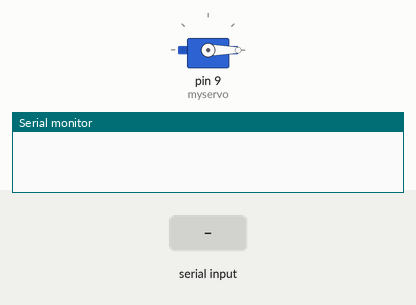
The sketch below on a simulated Arduino Uno, built with avr-gcc and run on an emulated ATmega328P. On the bench: servo, the last lines printed to the serial monitor. The inputs (shaded band) are chosen by the test bench.

Above: at 1.2 s.
1.3 s: byte 30 received over Serial
At 2.2 s:
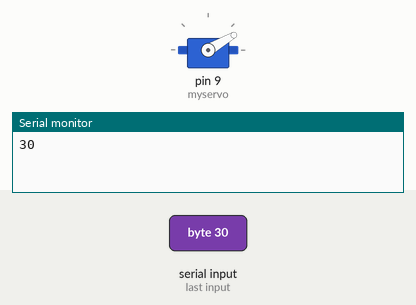
2.8 s: byte 90 received over Serial
At 3.4 s:
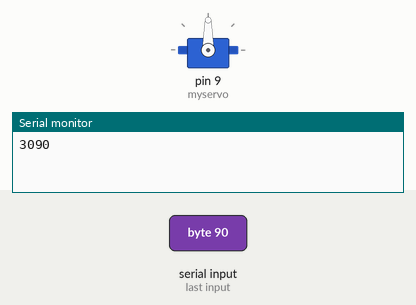
Timing chart, 0 to 5.8 s (numbered marks = the images above; inputs shaded):
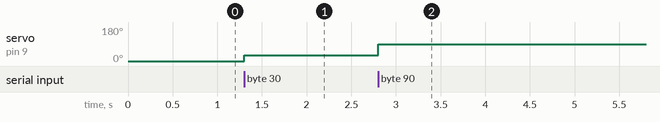

The sketch:

single_servo.ino
```cpp
/***************************************************************************/
//	Function: Measure the distance to obstacles in front and print the distance
//			  value to the serial terminal.The measured distance is from
//			  the range 0 to 400cm(157 inches).
//	Hardware: Ultrasonic Range sensor
//	Arduino IDE: Arduino-1.0
//	Author:	 LG
//	Date: 	 Jan 17,2013
//	Version: v1.0 modified by FrankieChu
//	by www.seeedstudio.com
//
//  This library is free software; you can redistribute it and/or
//  modify it under the terms of the GNU Lesser General Public
//  License as published by the Free Software Foundation; either
//  version 2.1 of the License, or (at your option) any later version.
//
//  This library is distributed in the hope that it will be useful,
//  but WITHOUT ANY WARRANTY; without even the implied warranty of
//  MERCHANTABILITY or FITNESS FOR A PARTICULAR PURPOSE.  See the GNU
//  Lesser General Public License for more details.
//
//  You should have received a copy of the GNU Lesser General Public
//  License along with this library; if not, write to the Free Software
//  Foundation, Inc., 51 Franklin St, Fifth Floor, Boston, MA 02110-1301 USA
//
/*****************************************************************************/
#include "Arduino.h"
#include <Servo.h>
#include <stdlib.h>

Servo myservo;
int reading;
int newReading;

void setup()
{
  Serial.begin(9600);
  myservo.attach(9);
  myservo.write(0);
}

void loop()
{
  newReading = Serial.read();

  if (newReading >= 0 && newReading <= 90)
  {
    reading = newReading;
    Serial.print(reading);
  }
  myservo.write(reading);

  delay(1);
}
```

Measured:
- after the input at 1.3 s, servo on pin 9 (myservo): 0° → 30° at once
- after the input at 2.8 s, servo on pin 9 (myservo): 30° → 90° at once
